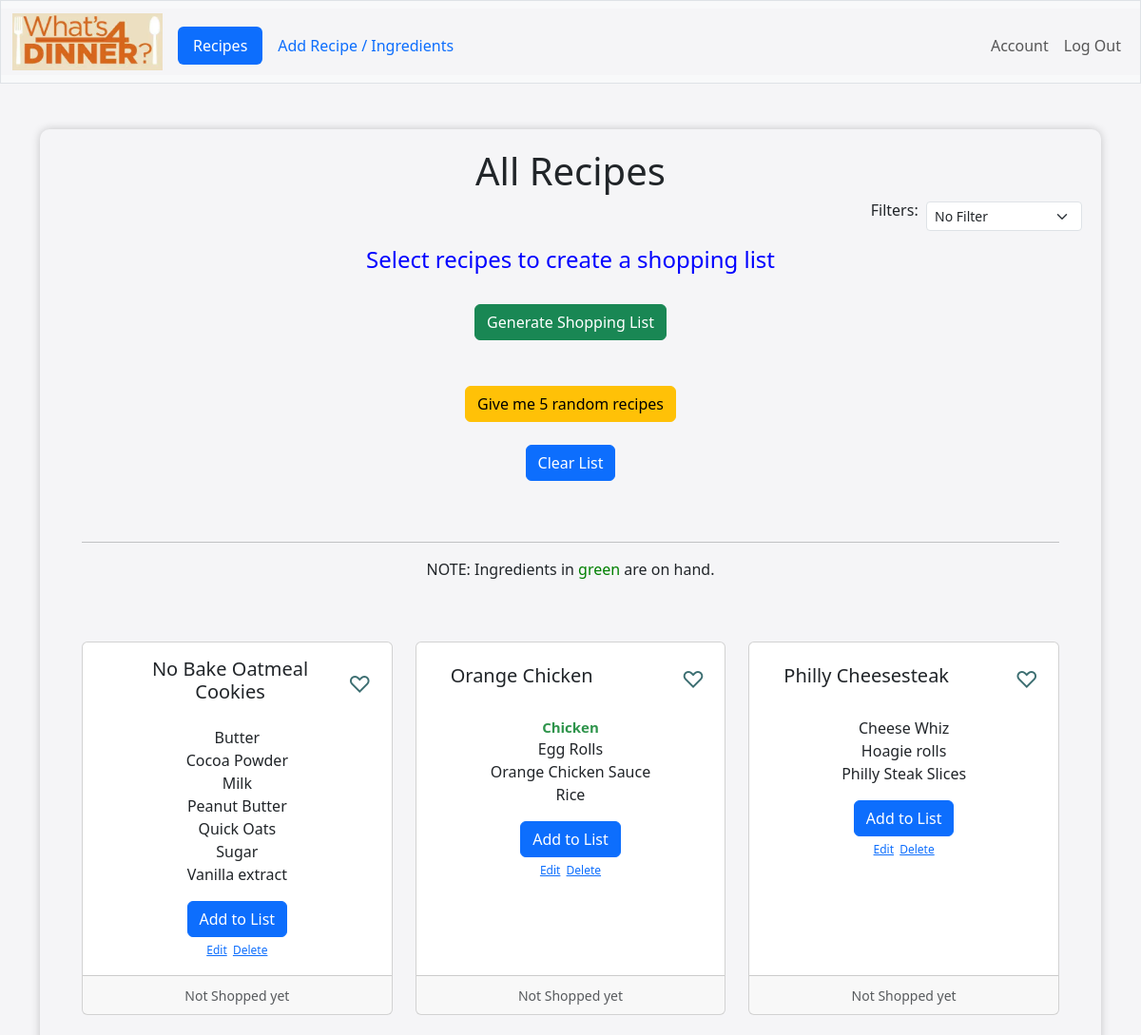
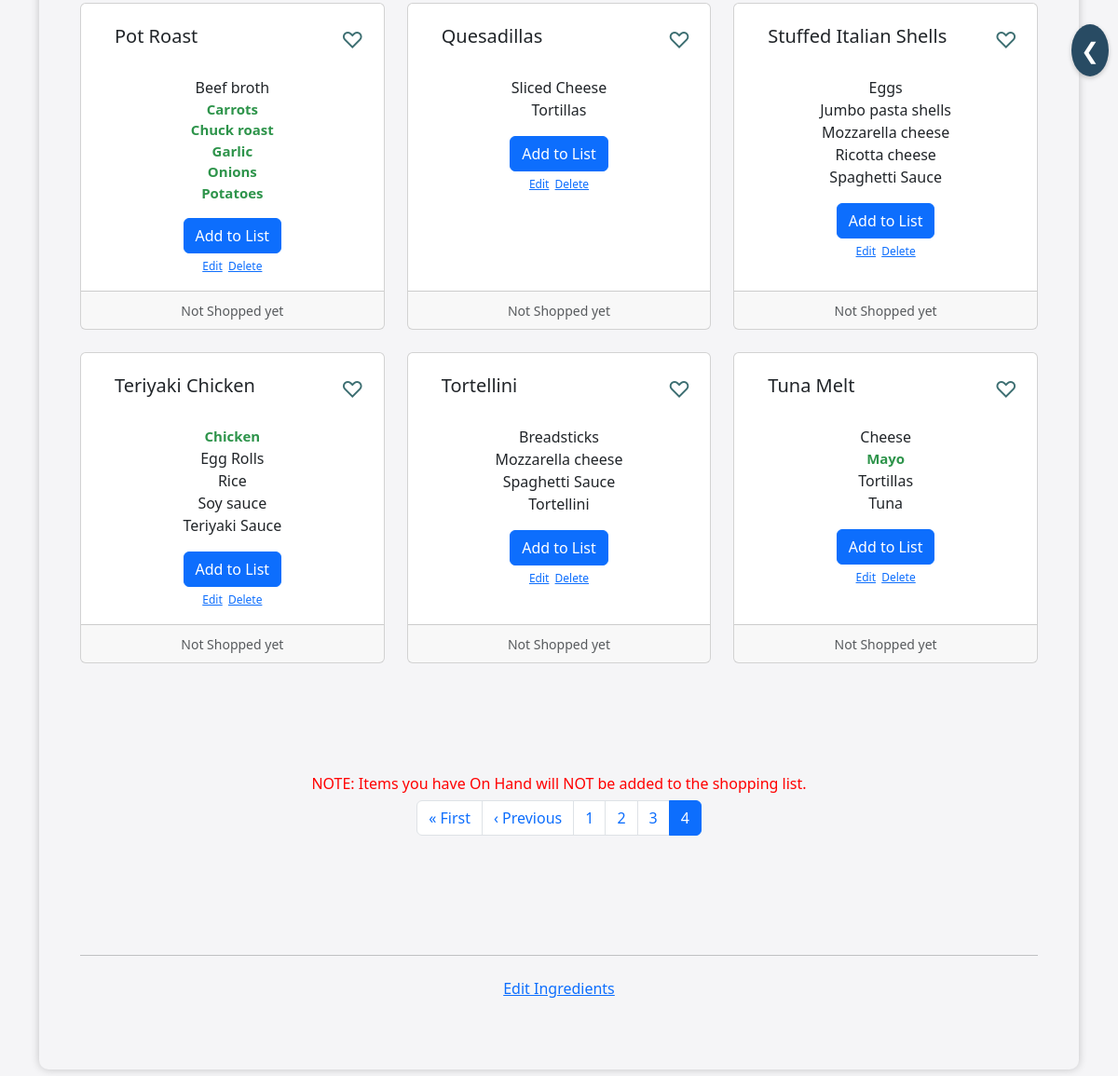
The app's page /?page=4 (signed in) with its own data (2 pictures, top to bottom).
### tables this page shows
CREATE TABLE recipes (recipe_id INTEGER PRIMARY KEY NOT NULL, name TEXT NOT NULL, added_by TEXT, date_added DATE);

CREATE TABLE "ingredients" (
    ingredient_id INTEGER PRIMARY KEY,
    name TEXT UNIQUE
);

### app.py (the view)
@app.route("/", methods=["GET", "POST"])
@login_required
def index():
    user_info = db.execute("SELECT username FROM users WHERE id = ?", session["user_id"])
    username = user_info[0]['username'] if user_info else ''
    user_id = session["user_id"]
    all_ingredients = db.execute("SELECT * FROM ingredients ORDER BY name")
    ingredients_on_hand = db.execute("SELECT * FROM on_hand WHERE user_id = ?", session["user_id"])
    recipes = db.execute("SELECT * FROM recipes ORDER BY name")
    total_count = db.execute("SELECT recipe_id, COUNT(ingredient_id) AS ingredient_count FROM relate GROUP BY recipe_id")
    last_shopped_dates = db.execute("SELECT recipes.recipe_id, MAX(last_shopped.date_shopped) as last_shopped_date FROM recipes LEFT JOIN last_shopped ON recipes.recipe_id = last_shopped.recipe_id WHERE user_id = ? GROUP BY recipes.recipe_id", user_id)
    last_shopped_dict = {item['recipe_id']: item['last_shopped_date'] for item in last_shopped_dates}
    today = date.today().strftime('%m-%d-%Y')
    fav_store = db.execute("SELECT store FROM fav_store WHERE user_id = ?", user_id)
    if fav_store:
        session['selected_store'] = fav_store[0]['store']
    else:
        session['selected_store'] = 'walmart'
    if request.method == "POST":
        recipe_id = request.form.get('recipe_id')
        recipe_name = request.form.get('recipe_name')
        if recipe_id:
            if 'selected_recipes' not in session:
                session['selected_recipes'] = []
            if not any(r['id'] == recipe_id for r in session['selected_recipes']):
                session['selected_recipes'].append({'id': recipe_id, 'name': recipe_name})
            return jsonify(success=True)
        selected_recipes = session.get('selected_recipes', [])
        if 'selected_recipes' in request.form and not selected_recipes:
            flash("Please select recipes to generate a shopping list.", "error")
            return redirect("/")
        selected_recipe_ids = [recipe['id'] for recipe in selected_recipes if isinstance(recipe, dict) and 'id' in recipe]
        if selected_recipe_ids:
            placeholders = ', '.join(['?'] * len(selected_recipe_ids))
            ingredients = db.execute("SELECT * FROM ingredients i JOIN relate r ON i.ingredient_id = r.ingredient_id WHERE r.recipe_id IN ({})".format(placeholders), *selected_recipe_ids)
            session['selected_ingredients'] = [dict(ingredient) for ingredient in ingredients]
            return redirect('shopping_list')
        seven_days_ago = datetime.now() - timedelta(days=7)
        formatted_date = seven_days_ago.strftime('%m-%d-%Y')
        db.execute("DELETE FROM on_hand WHERE user_id = ? AND date_updated < ?", session["user_id"], formatted_date)
        if 'ingredient_name' in request.form:
            ingredient_name = request.form.get("ingredient_name").title()
            existing = db.execute("SELECT * FROM on_hand WHERE ingredient_name = ?", ingredient_name)
            if existing:
                flash("Ingredient already on hand", "error")
                return redirect("/")
            check_ingredient = db.execute("SELECT * FROM Ingredients WHERE name = ?", ingredient_name)
            if not check_ingredient:
                flash("Ingredient name must be in ingredient list", "error")
                return redirect("/")
            db.execute("INSERT OR REPLACE INTO on_hand (user_id, ingredient_name, date_updated) VALUES (?, ?, ?)", user_id, ingredient_name, today)
            flash("On hand Ingredient Added", "success")
            return redirect("/")
    else:
        selected_recipes = session.get('selected_recipes', [])
        filter_type = request.args.get('filter', 'no_filter')  # Default to 'no_filter'
        filter_titles = {
        'no_filter': 'All Recipes',
        'on_hand': 'Recipes with Some Ingredients On Hand',
        'all_on_hand': 'Recipes with All Ingredients On Hand',
        'last_week': 'Recipes Shopped in the last 7 days',
        'last_month': 'Recipes sopped in the Last 30 Days',
        'only_faves': 'My Favorite Recipes'
        }
        title = filter_titles.get(filter_type, 'All Recipes')
        no_filter = filter_type == 'no_filter'
        some_on_hand = filter_type == 'on_hand'
        all_on_hand = filter_type == 'all_on_hand'
        last_week = filter_type == 'last_week'
        last_month = filter_type == 'last_month'
        only_faves = filter_type == 'only_faves'
        total_count = db.execute("SELECT recipe_id, COUNT(ingredient_id) AS ingredient_count FROM relate GROUP BY recipe_id")
        total_count_dict = {item['recipe_id']: item['ingredient_count'] for item in total_count}
        on_hand_count = db.execute("SELECT recipe_id , COUNT(ingredient_id) AS on_hand_count FROM relate WHERE ingredient_id IN(SELECT ingredient_id FROM ingredients WHERE name IN (SELECT ingredient_name FROM on_hand WHERE user_id = ?)) GROUP BY recipe_id", user_id)
        on_hand_count_dict = {item['recipe_id']: item['on_hand_count'] for item in on_hand_count}
        if some_on_hand:
            user_recipes = db.execute("SELECT r.*, COUNT(distinct oi.ingredient_name) AS on_hand_count FROM recipes r JOIN relate rel ON r.recipe_id = rel.recipe_id JOIN ingredients i ON i.ingredient_id = rel.ingredient_id LEFT JOIN on_hand oi ON i.name = oi.ingredient_name AND oi.user_id = ? WHERE r.recipe_id IN ( SELECT recipe_id FROM relate JOIN ingredients ON relate.ingredient_id = ingredients.ingredient_id WHERE ingredients.name IN (SELECT ingredient_name FROM on_hand WHERE user_id = ?)) GROUP BY r.recipe_id ORDER BY COUNT(distinct oi.ingredient_name) DESC", user_id, user_id)
        elif all_on_hand:
            user_recipes = db.execute("SELECT * FROM recipes")
            user_recipes = [recipe for recipe in user_recipes if recipe['recipe_id'] in total_count_dict and total_count_dict[recipe['recipe_id']] == on_hand_count_dict.get(recipe['recipe_id'], 0)]
        elif last_week:
            user_recipes = db.execute("SELECT * FROM recipes WHERE recipe_id IN (SELECT recipe_id FROM last_shopped WHERE user_id = ? AND DATETIME(SUBSTR(date_shopped, 7, 4) || '-' || SUBSTR(date_shopped, 1, 2) || '-' || SUBSTR(date_shopped, 4, 2)) >= DATETIME('now', '-7 days')) ORDER BY name", user_id)
        elif last_month:
            user_recipes = db.execute("SELECT * FROM recipes WHERE recipe_id IN (SELECT recipe_id FROM last_shopped WHERE user_id = ? AND DATETIME(SUBSTR(date_shopped, 7, 4) || '-' || SUBSTR(date_shopped, 1, 2) || '-' || SUBSTR(date_shopped, 4, 2)) <= DATETIME('now', '-30 days')) ORDER BY name", user_id)
        elif only_faves:
            user_recipes = db.execute("SELECT * FROM recipes WHERE recipe_id IN (SELECT recipe_id FROM prefer WHERE user_id = ?)ORDER BY name", user_id)
        else:
            user_recipes = db.execute("SELECT * FROM recipes ORDER BY name")
        page = request.args.get('page', 1, type=int)
        per_page = 9  # Number of recipes per page
        start = (page - 1) * per_page
        end = start + per_page
        paginated_recipes = user_recipes[start:end]
        total_pages = (len(user_recipes) + per_page - 1) // per_page
        seven_days_ago = datetime.now() - timedelta(days=7)
        formatted_date = seven_days_ago.strftime('%m-%d-%Y')
        db.execute("DELETE FROM on_hand WHERE user_id = ? AND date_updated < ?", session["user_id"], formatted_date)
        favorite_ids = db.execute("SELECT recipe_id FROM prefer WHERE user_id = ?", session["user_id"])
        favorite_recipe_ids = {fav['recipe_id'] for fav in favorite_ids}
        recipe_ingredients = {}
        on_hand_ingredients_set = {ingredient['ingredient_name'] for ingredient in ingredients_on_hand}
        on_hand_ingredient_names = {ingredient['ingredient_name'] for ingredient in ingredients_on_hand}
        for recipe in user_recipes:
            recipe_id = recipe['recipe_id']
            ingredients = db.execute("SELECT i.name FROM ingredients i JOIN relate r ON i.ingredient_id = r.ingredient_id WHERE r.recipe_id = ? ORDER BY i.name", recipe_id)
            recipe_ingredients[recipe_id] = ingredients
            recipe['on_hand_count'] = sum(ingredient['name'] in on_hand_ingredients_set for ingredient in ingredients)
        return render_template("index.html", username=username, recipes=paginated_recipes, page=page, total_pages=total_pages, favorites=favorite_recipe_ids, recipe_ingredients=recipe_ingredients, ingredients_on_hand=ingredients_on_hand, all_ingredients=all_ingredients, title=title, no_filter=no_filter, some_on_hand=some_on_hand, all_on_hand=all_on_hand, last_week=last_week, last_month=last_month, only_faves=only_faves, on_hand_ingredient_names=on_hand_ingredient_names, last_shopped=last_shopped_dict, selected_recipes=selected_recipes)

### app.py (called while the page is built)
@app.after_request
def after_request(response):
    response.headers["Cache-Control"] = "no-cache, no-store, must-revalidate"
    response.headers["Expires"] = 0
    response.headers["Pragma"] = "no-cache"
    return response

### helpers.py (called while the page is built)
def login_required(f):
    @wraps(f)
    def decorated_function(*args, **kwargs):
        if session.get("user_id") is None:
            return redirect("/login")
        return f(*args, **kwargs)
    return decorated_function

### templates/index.html (shortened to what this page needs)
{% extends "layout.html" %}
{% block main %}
<div class="header">
    <h1>{{ title }}</h1>
</div>
<div class="d-flex justify-content-end">
    <h6>Filters: &nbsp;</h6>
    <form id="filterForm" action="/" method="get" class="form-inline">
        <select class="form-select form-select-sm" name="filter" aria-label="multiple select example" onchange="this.form.submit()">
            <option value="no_filter" {{ 'selected' if no_filter }}>No Filter</option>
        </select>
    </form>
</div>
<div class="col-12 mt-3">
    <h4 id="selectedRecipesHeader" style="color:blue;">Select recipes to create a shopping list</h4>
</div>
<form id="recipeForm" action="/" method="post">
<br>
    <button class="btn btn-success" type="submit">Generate Shopping List</button>
</form>
<br>
<br>
<form action="/random_recipes" method="post">
    <button type="submit" class="btn btn-warning">Give me 5 random recipes</button>
</form>
<form action="/clear_list" method="post">
    <button type="submit" class="btn btn-primary mt-4">Clear List</button>
</form>
<div class="container px-4 py-5" id="recipes">
    <hr>
    <p>NOTE: Ingredients in <span style="color: green;">green</span> are on hand.</p>
    {% if recipes %}
        <div class="row g-4 py-5 row-cols-1 row-cols-lg-3">
            {% for recipe in recipes %}
                <div class="col">
                    <div class="card h-100">
                        <div class="card-body">
                            <div style="display: flex; align-items: center; justify-content: space-between;">
                                <h5 class="card-title" style="margin-left: 20px;">{{ recipe['name'] }}</h5>
                                <span class="heart-icon" style="margin-left: auto; padding: 5px;" onclick="toggleFavorite({{ recipe['recipe_id'] }}, '{{ recipe['name'] }}', this)">
                                    {% if recipe['recipe_id'] in favorites %}
                                        &#9829;
                                    {% else %}
                                        &#9825;
                                    {% endif %}
                                </span>
                            </div>
                            <p class="card-text">
                                {% for ingredient in recipe_ingredients[recipe['recipe_id']] %}
                                {% if ingredient['name'] in on_hand_ingredient_names %}
                                    <li class="centered-ingredients on-hand-highlight">{{ ingredient['name'] }}</li>
                                {% else %}
                                    <li class="centered-ingredients">{{ ingredient['name'] }}</li>
                                {% endif %}
                                {% endfor %}
                            </p>
                            <p class="card-text">
                                <button type="button" class="btn btn-primary" onclick="addRecipeToSessionAndUI({{ recipe['recipe_id'] }}, '{{ recipe['name'] }}')">Add to List</button>
                                <br>
                                <button type="button" class="btn btn-link btn-sm" data-toggle="modal" data-target="#recipeModal{{ recipe['recipe_id'] }}" style="padding-top: 0;">Edit</button>
                                <button type="button" class="btn btn-link btn-sm" data-toggle="modal" data-target="#confirmationModal" onclick="setFormAction('/remove_recipe/{{ recipe['recipe_id'] }}', 'Are you sure you want to delete {{ recipe['name'] }}?')" style="padding: 0;">Delete</button>
                            </p>
                        </div>
                        <div class="card-footer">
                            <small class="text-muted">
                                {% if last_shopped[recipe['recipe_id']] %}
                                Shopped: {{ last_shopped[recipe['recipe_id']] }}
                            {% else %}
                                Not Shopped yet
                            {% endif %}
                        </small>
                        </div>
                    </div>
                </div>
{% endfor %}
</div>
{% else %}
    <h4 style="color: red;">No Recipes Found</h4>
{% endif %}
<br>
<br>
<br>
<h6 style="color: red;"> NOTE: Items you have On Hand will NOT be added to the shopping list.</h6>
<nav>
    <ul class="pagination pagination-custom">
        {% if page > 1 %}
            <li class="page-item">
                <a class="page-link" href="{{ url_for('index', page=1) }}">« First</a>
            </li>
            <li class="page-item">
                <a class="page-link" href="{{ url_for('index', page=page-1) }}">‹ Previous</a>
            </li>
        {% endif %}
                {% for p in range(1, total_pages + 1) %}
                <li class="page-item {% if p == page %}active{% endif %}">
                    <a class="page-link" href="{{ url_for('index', page=p) }}">{{ p }}</a>
                </li>
            {% endfor %}
    </ul>
</nav>
<br>
<br>
<br>
    <br>
<hr>
<a href="/ingredients" class="btn btn-link">Edit Ingredients</a>
</div>
{% endblock %}

### static/styles.css (style rules this page uses)
.container, .main-content, .sidebar, .modal-content { background-color: #f5f5f7; }
.pagination-custom { display: flex; justify-content: center; list-style: none; padding-left: 0; }
.centered-ingredients { text-align: center; display: flex; align-items: center; justify-content: center; }
.btn.btn-link.btn-sm { font-size: 12px; padding: 0; line-height: 1; }
.on-hand-highlight { font-size: 15px; color: #2e944b; font-weight: bold }
.heart-icon { cursor: pointer; color: #3C6E71; font-size: 24px; }

### records on screen
recipes: name "No Bake Oatmeal Cookies", shows "Not Shopped yet"
ingredients: name "Butter"
ingredients: name "Cocoa Powder"
ingredients: name "Milk"
ingredients: name "Peanut Butter"
ingredients: name "Quick Oats"
ingredients: name "Sugar"
ingredients: name "Vanilla extract"
recipes: name "Orange Chicken", shows "Not Shopped yet"
ingredients: name "Chicken"
ingredients: name "Egg Rolls"
ingredients: name "Orange Chicken Sauce"
ingredients: name "Rice"
recipes: name "Philly Cheesesteak", shows "Not Shopped yet"
ingredients: name "Cheese Whiz"
ingredients: name "Hoagie rolls"
ingredients: name "Philly Steak Slices"
recipes: name "Pot Roast", shows "Not Shopped yet"
ingredients: name "Beef broth"
ingredients: name "Carrots"
ingredients: name "Chuck roast"
ingredients: name "Garlic"
ingredients: name "Onions"
ingredients: name "Potatoes"
recipes: name "Quesadillas", shows "Not Shopped yet"
ingredients: name "Sliced Cheese"
ingredients: name "Tortillas"
recipes: name "Stuffed Italian Shells", shows "Not Shopped yet"
ingredients: name "Eggs"
ingredients: name "Jumbo pasta shells"
ingredients: name "Mozzarella cheese"
ingredients: name "Ricotta cheese"
ingredients: name "Spaghetti Sauce"
recipes: name "Teriyaki Chicken", shows "Not Shopped yet"
ingredients: name "Soy sauce"
ingredients: name "Teriyaki Sauce"
recipes: name "Tortellini", shows "Not Shopped yet"
ingredients: name "Breadsticks"
ingredients: name "Tortellini"
recipes: name "Tuna Melt", shows "Not Shopped yet"
ingredients: name "Cheese"
ingredients: name "Mayo"
ingredients: name "Tuna"

### other values on screen
{{ title }} "All Recipes"
{{ p }} "1" "2" "3" "4"
